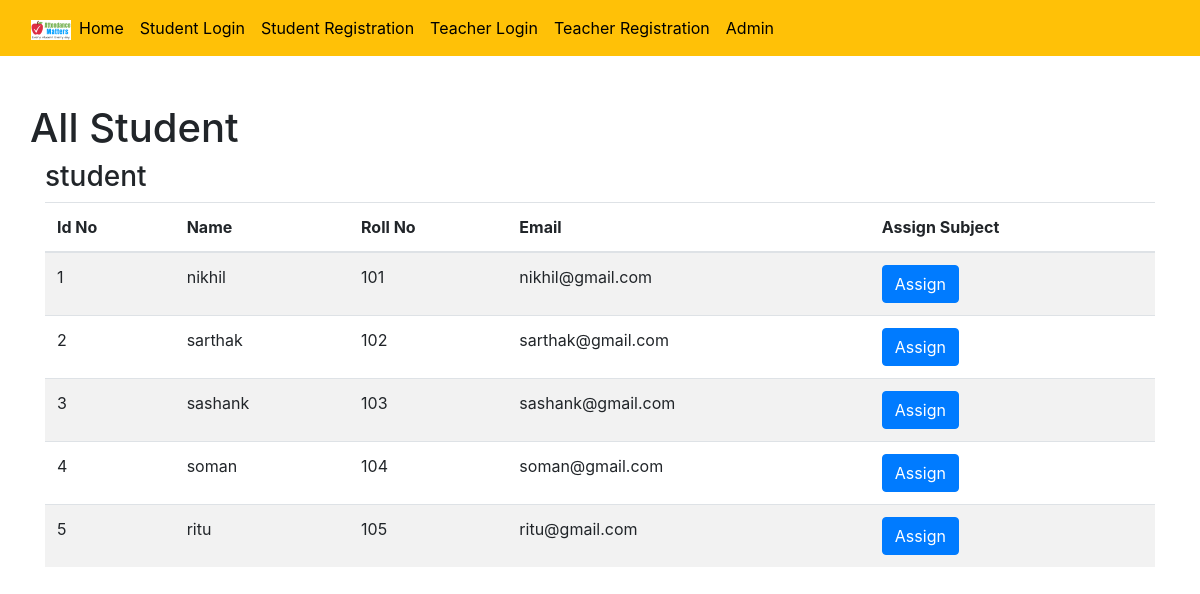
/attendance/attendance/stud_assign.php, run on the app's committed database.
### tables this page shows
CREATE TABLE `student` (
  `sid` int(11) NOT NULL,
  `name` varchar(255) NOT NULL,
  `rollno` varchar(255) NOT NULL,
  `pass` varchar(50) NOT NULL,
  `email` varchar(150) NOT NULL
);

### attendance/attendance/stud_assign.php (the view, shortened to what this page needs)
<?php
	include 'config1.php';
?>
<?php include 'header.php';?>
<?php include 'nav.php';?>
<div class="container" style="margin-top: 20px;">
  <div class="row">
    <div class="col-md-14 col-lg-14">
			<h1 class="page-header">All Student</h1>
		</div>
	</div>
	<div class="row">
		<div class="col-md-12 col-lg-12">
			<div class="panel panel-primary">
				<div class="panel-heading">
					<h3 class="panel-title">student</h3>
				</div>
				<div class="panel-body">
					<table class="table table-striped table-hover">
					<thead>
						<tr>
							<th>Id No</th>
							<th>Name</th>
							<th>Roll No</th>
							<th>Email</th>
							<th>Assign Subject</th>
						</tr>
					</thead>
					<tbody>
						<?php
							$outputData = '';
							$studentQuery = "SELECT * from student";
							$stmtStudent = $conn->prepare($studentQuery);
							$stmtStudent->execute();
							$resultStudent = $stmtStudent->fetchAll(PDO::FETCH_ASSOC);
							for($i = 0; $i<count($resultStudent); $i++) {
								$outputData .= "<tr>";
								$outputData .= "<td>" . $resultStudent[$i]['sid'] . "</td>";
								$outputData .= "<td>" . $resultStudent[$i]['name'] . "</td>";
								$outputData .= "<td>" . $resultStudent[$i]['rollno'] . "</td>";
								$outputData .= "<td>" . $resultStudent[$i]['email'] . "</td>";
								$outputData .= '<td><a href="stud_sub.php?sid='. $resultStudent[$i]['sid'] .'" class="btn btn-primary">Assign</a></td>';
								$outputData .= "</tr>";
							}
							print $outputData;
						?>
						</tbody>
					</table>
				</div>
			</div>
		</div>
	</div>
</div>

### data on the page
student: sid "1", name "nikhil", rollno "101", email "nikhil@gmail.com"
student: sid "2", name "sarthak", rollno "102", email "sarthak@gmail.com"
student: sid "3", name "sashank", rollno "103", email "sashank@gmail.com"
student: sid "4", name "soman", rollno "104", email "soman@gmail.com"
student: sid "5", name "ritu", rollno "105", email "ritu@gmail.com"
